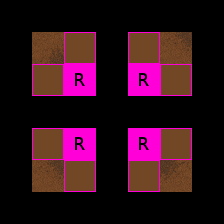

This game map was drawn from its Tiled (.tmx) file and the tilesets committed beside it. A one-line description and the trimmed map source follow:
An orthogonal 7x7 tile map with 32x32 px tiles, 4 tile layers (RuleRegions, ruleSet, ruleSet, rule_Ground), 6 tilesets.

<map version="1.0" orientation="orthogonal" width="7" height="7" tilewidth="32" tileheight="32">
 <tileset firstgid="1" name="Collision" tilewidth="32" tileheight="32">
  <image source="../../graphics/tiles/collision.png" width="64" height="32" />
 </tileset>
 <tileset firstgid="3" name="set_rules" tilewidth="32" tileheight="32">
  <image source="../../graphics/tiles/set_rules.png" width="64" height="64" />
 </tileset>
 <tileset firstgid="7" name="set_hlw" tilewidth="32" tileheight="32">
  <image source="../../graphics/tiles/set_hlw.png" width="256" height="128" />
 </tileset>
 <tileset firstgid="39" name="hlw_ground" tilewidth="32" tileheight="32">
  <image source="../../graphics/tiles/hlw_ground.png" width="512" height="256" />
 </tileset>
 <tileset firstgid="167" name="set_woodland" tilewidth="32" tileheight="32">
  <image source="../../graphics/tiles/set_woodland.png" width="512" height="320" />
 </tileset>
 <tileset firstgid="327" name="Woodland" tilewidth="32" tileheight="32">
  <image source="../../graphics/tiles/Woodland_ground.png" width="512" height="512" />
 </tileset>
 <layer name="RuleRegions" width="7" height="7">
  <data>[49 cells, 16 non-empty, 1 distinct tile ids]</data>
 </layer>
 <layer name="ruleSet" width="7" height="7">
  <data>[49 cells, 12 non-empty, 1 distinct tile ids]</data>
 </layer>
 <layer name="ruleSet" width="7" height="7">
  <data>[49 cells, 12 non-empty, 1 distinct tile ids]</data>
 </layer>
 <layer name="rule_Ground" width="7" height="7">
  <data>[49 cells, 4 non-empty, 3 distinct tile ids]</data>
 </layer>
</map>
